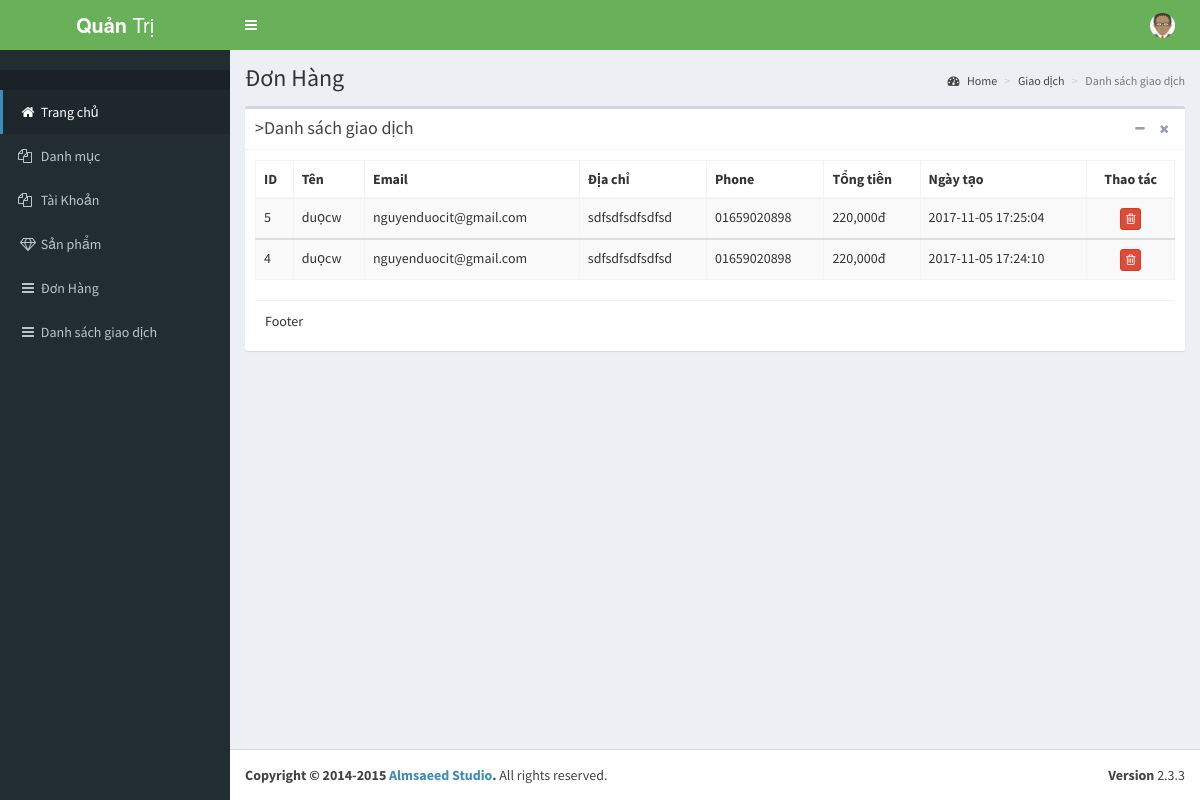
The app's page /admin/giao-dich/index.php with its own data.
### tables this page shows
CREATE TABLE `transaction` (
  `id` int(11) NOT NULL,
  `name` varchar(255) DEFAULT NULL,
  `email` varchar(100) DEFAULT NULL,
  `address` varchar(255) DEFAULT NULL,
  `phone` varchar(50) DEFAULT NULL,
  `amount` float DEFAULT NULL,
  `message` text,
  `active` tinyint(5) DEFAULT '0',
  `created_at` timestamp NULL DEFAULT CURRENT_TIMESTAMP
);

### libraries/My_Model.php (called while the page is built, shortened)
<?php
    class My_Model
    {
        public $conn;
        public function __construct()
        {
            $this->conn = mysqli_connect("localhost","root","","shopmipham_db") or die ();
            mysqli_set_charset($this->conn,"utf8");
        }
        public function fetchAllpagina($table ,$start, $pagi)
        {
            $sql = "SELECT * FROM {$table} ";
            $sql .= "  WHERE 1 ORDER BY created_at DESC LIMIT {$start} , {$pagi}";
            $result = mysqli_query($this->conn,$sql) or die("Lỗi Truy Vấn fetchAll " .mysqli_error($this->conn));
            $data = [];
            if( $result)
            {
                while ($num = mysqli_fetch_assoc($result))
                {
                    $data[] = $num;
                }
            }
            return $data;
        }
    }
 ?>

### admin/giao-dich/index.php (the view, shortened to what this page needs)
<?php
class ShowData extends My_Model
{
  public function showTransaction($start, $display)
  {
    $data = parent::fetchAllpagina('transaction', $start, $display);
    return $data;
  }
}
$show_data = new ShowData();
$display = 10;
$start = (isset($_GET['s']) && filter_var($_GET['s'], FILTER_VALIDATE_INT, array('min_range' => 1))) ? $_GET['s'] : 0;
$data_transaction = $show_data->showTransaction($start, $display);
?>
<!DOCTYPE html>
<html>
<head>
  <?php require_once('../template/head.php') ?>
</head>
<body class="hold-transition skin-blue fixed sidebar-mini">
  <div class="wrapper">
    <header class="main-header">
      <?php require_once('../template/header.php') ?>
    </header>
    <aside class="main-sidebar">
      <?php require_once('../template/sidebar.php') ?>
    </aside>
    <div class="content-wrapper">
      <section class="content-header">
        <h1>
          Đơn Hàng
        </h1>
        <ol class="breadcrumb">
          <li><a href="#"><i class="fa fa-dashboard"></i> Home</a></li>
          <li><a href="#">Giao dịch</a></li>
          <li class="active">Danh sách giao dịch</li>
        </ol>
      </section>
      <section class="content">
        <div class="box">
          <div class="box-header with-border">
            <h3 class="box-title">>Danh sách giao dịch</h3>
            <div class="box-tools pull-right">
              <button type="button" class="btn btn-box-tool" data-widget="collapse" data-toggle="tooltip" title="Collapse">
                <i class="fa fa-minus"></i></button>
              <button type="button" class="btn btn-box-tool" data-widget="remove" data-toggle="tooltip" title="Remove">
                <i class="fa fa-times"></i></button>
            </div>
          </div>
          <div class="box-body">
            <div class="right_col" role="main">
              <div class="">
                <div class="page-title" id="load">
                  <div class="row">
                    <div class="col-md-12 col-sm-12 col-xs-12">
                      <div class="x_panel">
                        <div class="x_content">
                          <div class="row">
                            <div class="col-sm-12">
                              <form method="get" action="" class="list_filter form">
                                <table class="table table-striped table-bordered">
                                  <thead>
                                    <tr>
                                      <th>ID</th>
                                      <th>Tên </th>
                                      <th>Email </th>
                                      <th>Địa chỉ </th>
                                      <th>Phone </th>
                                      <th>Tổng tiền </th>
                                      <th>Ngày tạo</th>
                                      <th colspan="2" class="text-center">Thao tác</th>
                                    </tr>
                                  </thead>
                                  <?php foreach ($data_transaction as $value) : ?>
                                    <tbody>
                                      <tr>
                                        <td><?php echo $value['id'] ?></td>
                                        <td><?php echo $value['name'] ?></td>
                                        <td><?php echo $value['email'] ?></td>
                                        <td><?php echo $value['address'] ?></td>
                                        <td><?php echo $value['phone'] ?></td>
                                        <td><?php echo number_format($value['amount']) ?>đ</td>
                                        <td><?php echo $value['created_at'] ?></td>
                                        <td class="text-center">
                                          <a class="btn btn-xs btn-danger btn-delete-action verify_action" href="<?php echo '../../controller/admin/Active.php?action=delete&id=' . $value['id']; ?>"><i class="fa fa-trash-o"></i></a>
                                        </td>
                                      </tr>
                                    </tbody>
                                  <?php endforeach; ?>
                                </table>
                              </form>
                            </div>
                          </div>
                        </div>
                      </div>
                    </div>
                  </div>
                </div>
              </div>
            </div>
            <div class="box-footer">
              Footer
            </div>
          </div>
      </section>
    </div>
    <footer class="main-footer">
      <?php require_once('../template/footer.php') ?>
    </footer>
  </div>
</body>
</html>

### records on screen
transaction: id "5", name "duọcw", email "nguyenduocit@gmail.com", address "sdfsdfsdfsdfsd", phone "01659020898", amount "220,000", created_at "2017-11-05 17:25:04"
transaction: id "4", name "duọcw", email "nguyenduocit@gmail.com", address "sdfsdfsdfsdfsd", phone "01659020898", amount "220,000", created_at "2017-11-05 17:24:10"
